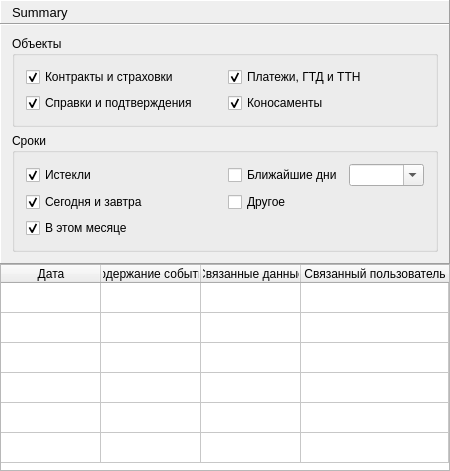
<?xml version="1.0" encoding="UTF-8"?>
<ui version="4.0">
 <class>summaryPage</class>
 <widget class="ma::chrono::DataPage" name="summaryPage">
  <property name="geometry">
   <rect>
    <x>0</x>
    <y>0</y>
    <width>450</width>
    <height>471</height>
   </rect>
  </property>
  <property name="windowTitle">
   <string>Summary</string>
  </property>
  <layout class="QVBoxLayout" name="verticalLayout_3">
   <property name="spacing">
    <number>0</number>
   </property>
   <property name="margin">
    <number>0</number>
   </property>
   <item>
    <widget class="QFrame" name="frame">
     <property name="minimumSize">
      <size>
       <width>0</width>
       <height>24</height>
      </size>
     </property>
     <property name="frameShape">
      <enum>QFrame::Panel</enum>
     </property>
     <property name="frameShadow">
      <enum>QFrame::Raised</enum>
     </property>
     <layout class="QVBoxLayout" name="verticalLayout">
      <property name="topMargin">
       <number>0</number>
      </property>
      <property name="bottomMargin">
       <number>0</number>
      </property>
      <item>
       <widget class="QLabel" name="label">
        <property name="font">
         <font>
          <pointsize>10</pointsize>
         </font>
        </property>
        <property name="text">
         <string>Summary</string>
        </property>
       </widget>
      </item>
     </layout>
    </widget>
   </item>
   <item>
    <widget class="QScrollArea" name="scrollArea">
     <property name="frameShape">
      <enum>QFrame::NoFrame</enum>
     </property>
     <property name="widgetResizable">
      <bool>true</bool>
     </property>
     <widget class="QWidget" name="scrollAreaWidgetContents">
      <property name="geometry">
       <rect>
        <x>0</x>
        <y>0</y>
        <width>450</width>
        <height>447</height>
       </rect>
      </property>
      <layout class="QVBoxLayout" name="verticalLayout_2">
       <property name="spacing">
        <number>0</number>
       </property>
       <property name="margin">
        <number>0</number>
       </property>
       <item>
        <widget class="QFrame" name="frame_2">
         <property name="frameShape">
          <enum>QFrame::Panel</enum>
         </property>
         <property name="frameShadow">
          <enum>QFrame::Raised</enum>
         </property>
         <layout class="QVBoxLayout" name="verticalLayout_4">
          <item>
           <widget class="QGroupBox" name="filterBevel">
            <property name="sizePolicy">
             <sizepolicy hsizetype="Preferred" vsizetype="Maximum">
              <horstretch>0</horstretch>
              <verstretch>0</verstretch>
             </sizepolicy>
            </property>
            <property name="title">
             <string>Объекты</string>
            </property>
            <layout class="QGridLayout" name="gridLayout">
             <item row="0" column="0">
              <widget class="QCheckBox" name="checkBox">
               <property name="text">
                <string>Контракты и страховки</string>
               </property>
               <property name="checked">
                <bool>true</bool>
               </property>
              </widget>
             </item>
             <item row="2" column="0">
              <widget class="QCheckBox" name="checkBox_3">
               <property name="text">
                <string>Справки и подтверждения</string>
               </property>
               <property name="checked">
                <bool>true</bool>
               </property>
              </widget>
             </item>
             <item row="0" column="1">
              <widget class="QCheckBox" name="checkBox_2">
               <property name="text">
                <string>Платежи, ГТД и ТТН</string>
               </property>
               <property name="checked">
                <bool>true</bool>
               </property>
              </widget>
             </item>
             <item row="2" column="1">
              <widget class="QCheckBox" name="checkBox_4">
               <property name="text">
                <string>Коносаменты</string>
               </property>
               <property name="checked">
                <bool>true</bool>
               </property>
              </widget>
             </item>
            </layout>
           </widget>
          </item>
          <item>
           <widget class="QGroupBox" name="filterBevel_2">
            <property name="sizePolicy">
             <sizepolicy hsizetype="Preferred" vsizetype="Maximum">
              <horstretch>0</horstretch>
              <verstretch>0</verstretch>
             </sizepolicy>
            </property>
            <property name="title">
             <string>Сроки</string>
            </property>
            <layout class="QGridLayout" name="gridLayout_2">
             <item row="0" column="0">
              <widget class="QCheckBox" name="checkBox_5">
               <property name="text">
                <string>Истекли</string>
               </property>
               <property name="checked">
                <bool>true</bool>
               </property>
              </widget>
             </item>
             <item row="1" column="0">
              <widget class="QCheckBox" name="checkBox_6">
               <property name="text">
                <string>Сегодня и завтра</string>
               </property>
               <property name="checked">
                <bool>true</bool>
               </property>
              </widget>
             </item>
             <item row="2" column="0">
              <widget class="QCheckBox" name="checkBox_8">
               <property name="text">
                <string>В этом месяце</string>
               </property>
               <property name="checked">
                <bool>true</bool>
               </property>
              </widget>
             </item>
             <item row="0" column="1">
              <widget class="QWidget" name="widget" native="true">
               <layout class="QHBoxLayout" name="horizontalLayout">
                <property name="margin">
                 <number>0</number>
                </property>
                <item>
                 <widget class="QCheckBox" name="checkBox_7">
                  <property name="sizePolicy">
                   <sizepolicy hsizetype="Fixed" vsizetype="Fixed">
                    <horstretch>0</horstretch>
                    <verstretch>0</verstretch>
                   </sizepolicy>
                  </property>
                  <property name="text">
                   <string>Ближайшие дни</string>
                  </property>
                 </widget>
                </item>
                <item>
                 <widget class="QComboBox" name="comboBox">
                  <property name="editable">
                   <bool>true</bool>
                  </property>
                  <property name="currentIndex">
                   <number>-1</number>
                  </property>
                  <item>
                   <property name="text">
                    <string>7</string>
                   </property>
                  </item>
                  <item>
                   <property name="text">
                    <string>10</string>
                   </property>
                  </item>
                  <item>
                   <property name="text">
                    <string>30</string>
                   </property>
                  </item>
                  <item>
                   <property name="text">
                    <string>60</string>
                   </property>
                  </item>
                  <item>
                   <property name="text">
                    <string>120</string>
                   </property>
                  </item>
                 </widget>
                </item>
               </layout>
              </widget>
             </item>
             <item row="1" column="1">
              <widget class="QWidget" name="widget_2" native="true">
               <layout class="QHBoxLayout" name="horizontalLayout_2">
                <property name="margin">
                 <number>0</number>
                </property>
                <item>
                 <widget class="QCheckBox" name="checkBox_9">
                  <property name="text">
                   <string>Другое</string>
                  </property>
                 </widget>
                </item>
               </layout>
              </widget>
             </item>
            </layout>
           </widget>
          </item>
         </layout>
        </widget>
       </item>
       <item>
        <widget class="QTableWidget" name="tableWidget">
         <property name="editTriggers">
          <set>QAbstractItemView::NoEditTriggers</set>
         </property>
         <property name="selectionMode">
          <enum>QAbstractItemView::SingleSelection</enum>
         </property>
         <property name="selectionBehavior">
          <enum>QAbstractItemView::SelectRows</enum>
         </property>
         <property name="sortingEnabled">
          <bool>true</bool>
         </property>
         <property name="cornerButtonEnabled">
          <bool>false</bool>
         </property>
         <attribute name="horizontalHeaderHighlightSections">
          <bool>false</bool>
         </attribute>
         <attribute name="horizontalHeaderStretchLastSection">
          <bool>true</bool>
         </attribute>
         <attribute name="verticalHeaderVisible">
          <bool>false</bool>
         </attribute>
         <attribute name="verticalHeaderVisible">
          <bool>false</bool>
         </attribute>
         <attribute name="horizontalHeaderStretchLastSection">
          <bool>true</bool>
         </attribute>
         <attribute name="horizontalHeaderHighlightSections">
          <bool>false</bool>
         </attribute>
         <row>
          <property name="text">
           <string/>
          </property>
         </row>
         <row>
          <property name="text">
           <string/>
          </property>
         </row>
         <row>
          <property name="text">
           <string/>
          </property>
         </row>
         <row>
          <property name="text">
           <string/>
          </property>
         </row>
         <row>
          <property name="text">
           <string/>
          </property>
         </row>
         <row>
          <property name="text">
           <string/>
          </property>
         </row>
         <column>
          <property name="text">
           <string>Дата</string>
          </property>
         </column>
         <column>
          <property name="text">
           <string>Содержание события</string>
          </property>
         </column>
         <column>
          <property name="text">
           <string>Связанные данные</string>
          </property>
         </column>
         <column>
          <property name="text">
           <string>Связанный пользователь</string>
          </property>
         </column>
        </widget>
       </item>
      </layout>
     </widget>
    </widget>
   </item>
  </layout>
 </widget>
 <layoutdefault spacing="6" margin="11"/>
 <customwidgets>
  <customwidget>
   <class>ma::chrono::DataPage</class>
   <extends>QWidget</extends>
   <header location="global">ma/chrono/datapage.h</header>
   <container>1</container>
  </customwidget>
 </customwidgets>
 <resources/>
 <connections/>
</ui>
